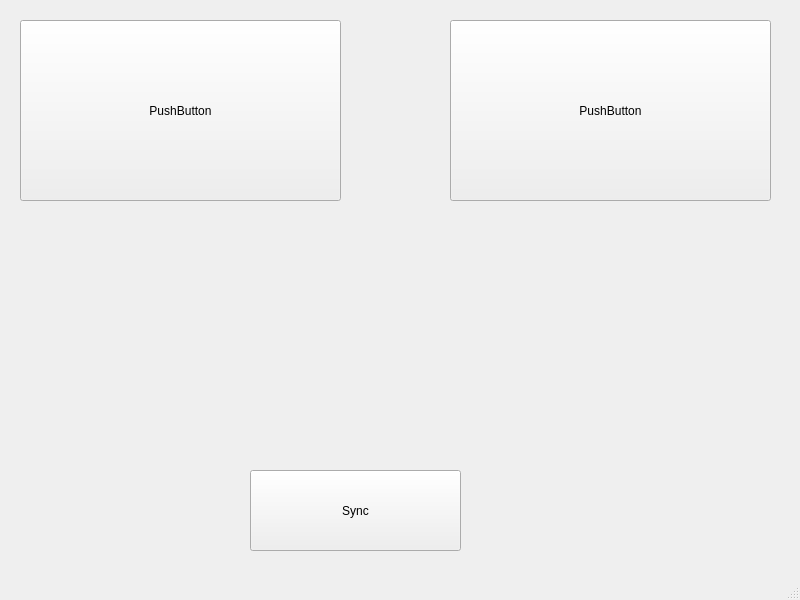
<?xml version="1.0" encoding="UTF-8"?>
<ui version="4.0">
 <class>MainWindow</class>
 <widget class="QMainWindow" name="MainWindow">
  <property name="geometry">
   <rect>
    <x>0</x>
    <y>0</y>
    <width>800</width>
    <height>600</height>
   </rect>
  </property>
  <property name="windowTitle">
   <string>MainWindow</string>
  </property>
  <widget class="QWidget" name="centralwidget">
   <widget class="QPushButton" name="pushButton">
    <property name="geometry">
     <rect>
      <x>20</x>
      <y>20</y>
      <width>321</width>
      <height>181</height>
     </rect>
    </property>
    <property name="text">
     <string>PushButton</string>
    </property>
   </widget>
   <widget class="QPushButton" name="pushButton_2">
    <property name="geometry">
     <rect>
      <x>450</x>
      <y>20</y>
      <width>321</width>
      <height>181</height>
     </rect>
    </property>
    <property name="text">
     <string>PushButton</string>
    </property>
   </widget>
   <widget class="QPushButton" name="pushButton_3">
    <property name="geometry">
     <rect>
      <x>250</x>
      <y>470</y>
      <width>211</width>
      <height>81</height>
     </rect>
    </property>
    <property name="text">
     <string>Sync</string>
    </property>
   </widget>
  </widget>
  <widget class="QMenuBar" name="menubar">
   <property name="geometry">
    <rect>
     <x>0</x>
     <y>0</y>
     <width>800</width>
     <height>21</height>
    </rect>
   </property>
  </widget>
  <widget class="QStatusBar" name="statusbar"/>
 </widget>
 <resources/>
 <connections/>
</ui>
